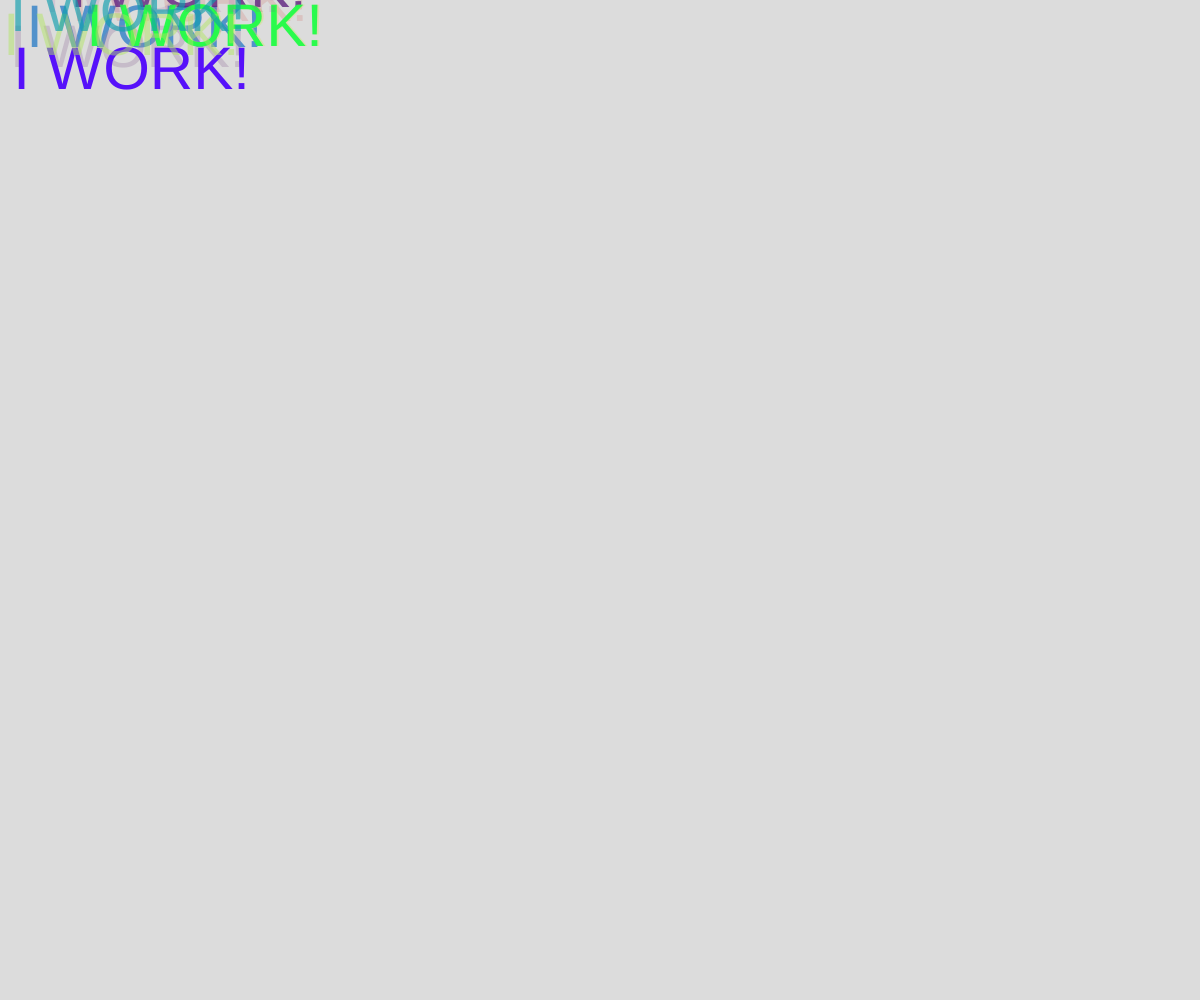
Frame 1 (no input)
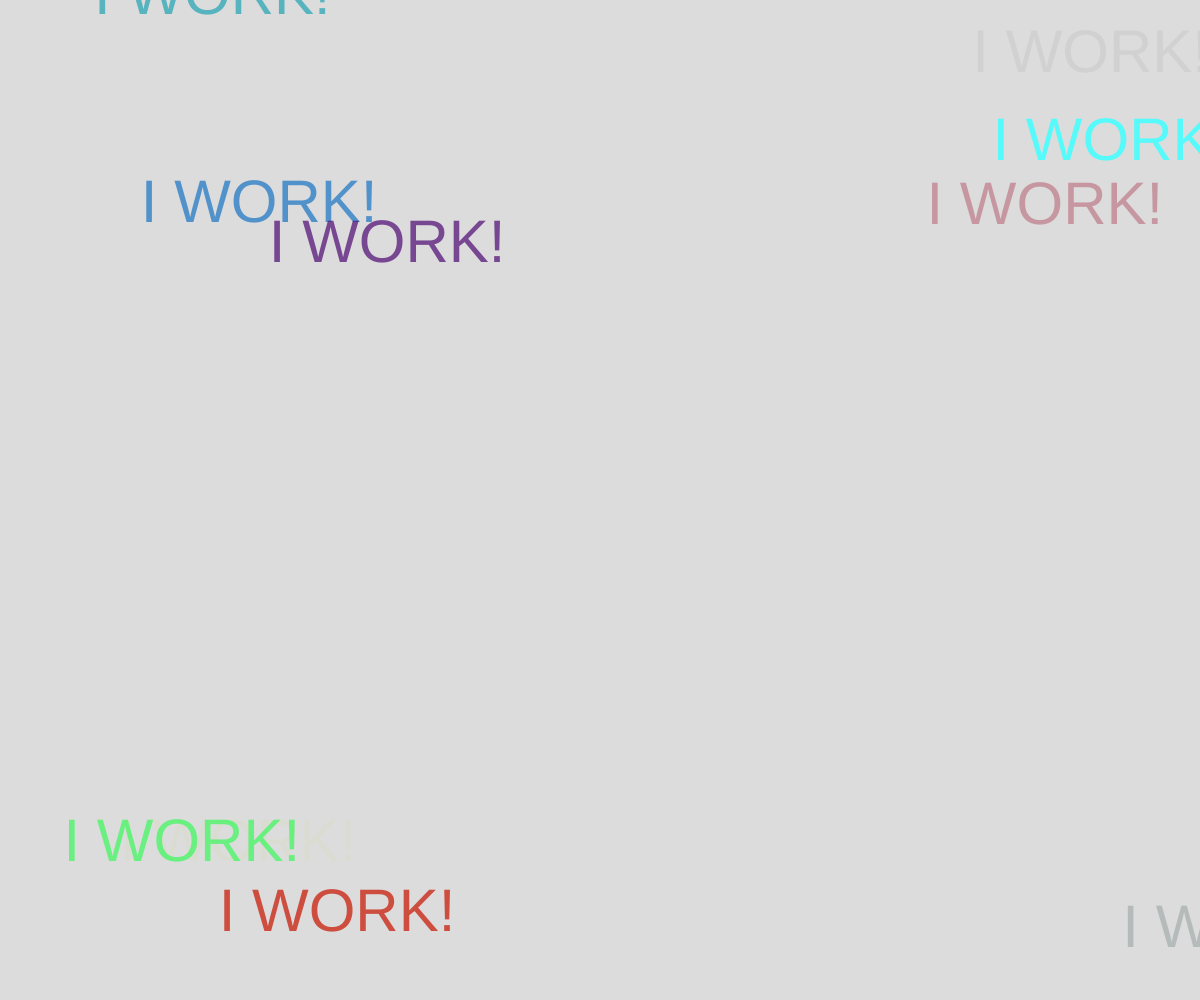
Frame 60 (no input)
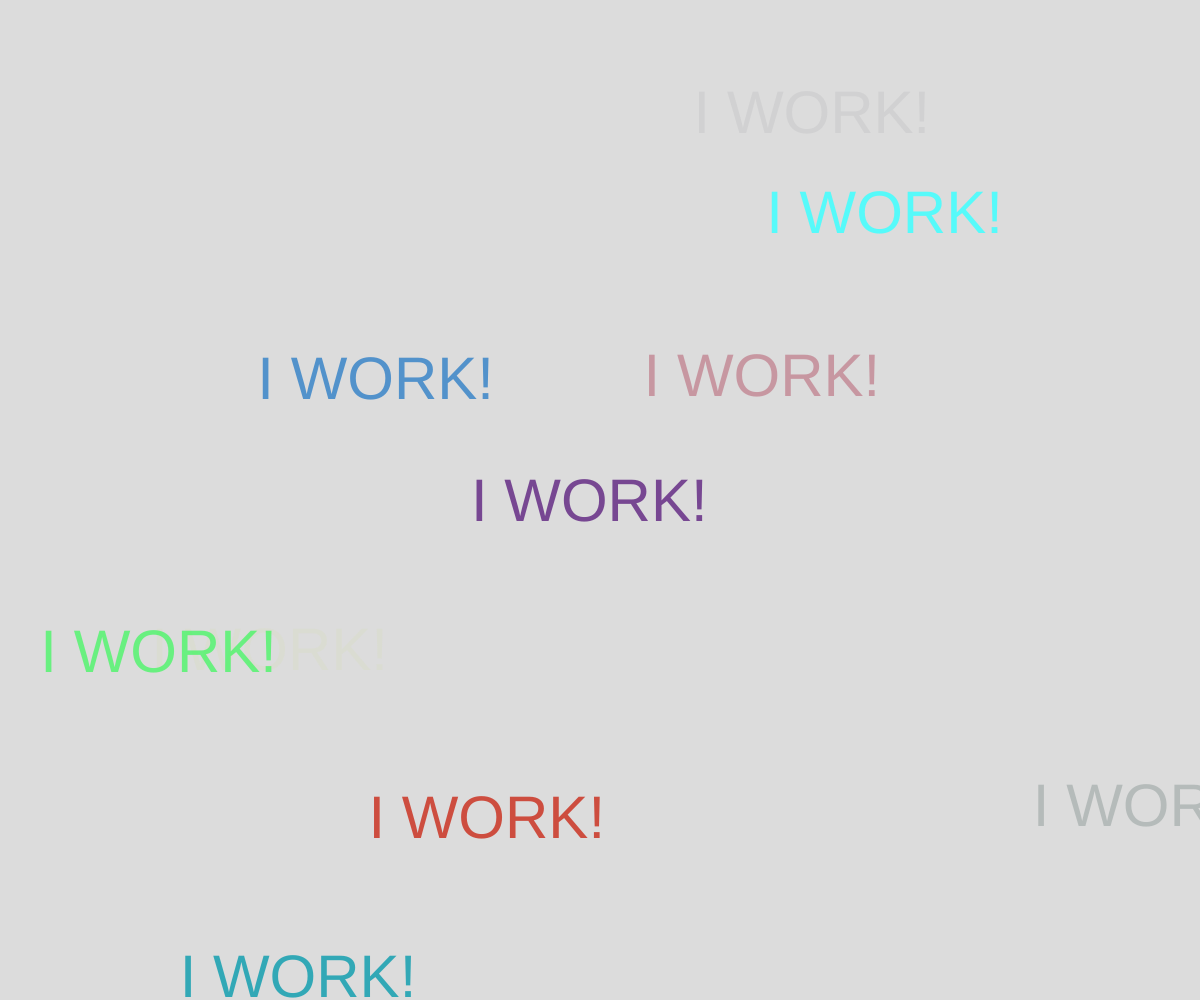
Frame 120 (the mouse pressed at the canvas centre since frame 60)

The p5.js sketch that drew these frames (run headless with seeded random() and noise() and a simulated clock; from frame 60 on, the mouse is pressed at the canvas centre):

// p5.js sketch
// ── sketch.js
// let myCar;
let cars = [];

function setup() {
  createCanvas(windowWidth, windowHeight);

  // Spawn an object

  //myCar = new Car();
  for (let i = 0; i < 10; i++) {
    cars.push(new Car());

  }

}

function draw() {
  background(220);

  //myCar.display();
  //myCar.move();
  //myCar.changeColor();

  for (let i = 0; i < cars.length; i++) {
    cars[i].display();
    //cars[i].changeColor();
    cars[i].move();

  }

}



// Car class
class Car {

  // constructor and attributes
  constructor() {
    this.pos = createVector(random(100), random(100));
    this.vel = createVector(random(-5, 5), random(-5, 5));
    this.redColor = random(255);
    this.greenColor = random(255);
    this.blueColor = random(255);
    this.carOpacity = random(255);
  }

  // methods

  display() {
    fill(this.redColor, this.greenColor, this.blueColor, this.carOpacity);
    //rect(this.pos.x, this.pos.y, 75, 25);
    textSize(60);
    text("I WORK!",this.pos.x, this.pos.y);
  }

  move() {
    this.pos.add(this.vel);
    if (this.pos.x > width) {
      this.pos.x = 0;
      this.redColor = random(255);
    }
    if (this.pos.x < 0) {
      this.pos.x = width;
      this.greenColor = random(255);
    }
    if (this.pos.y > height) {
      this.pos.y = 0;
      this.blueColor = random(255);
    }
    if (this.pos.y < 0) {
      this.pos.y = height;
      this.carOpacity = random(255);
    }

  }



}
